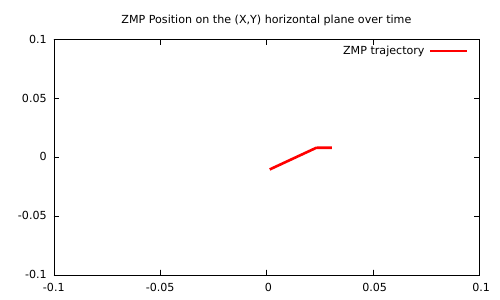

Source code (gnuplot):
#!/usr/bin/gnuplot
set terminal pdf
set output "zmp.pdf"
set xrange [-0.1:0.1]
set yrange [-0.1:0.1]
set title "ZMP Position on the (X,Y) horizontal plane over time"
plot "zmp.csv" u (-$2):1 w l lw 7.5 t "ZMP trajectory"
